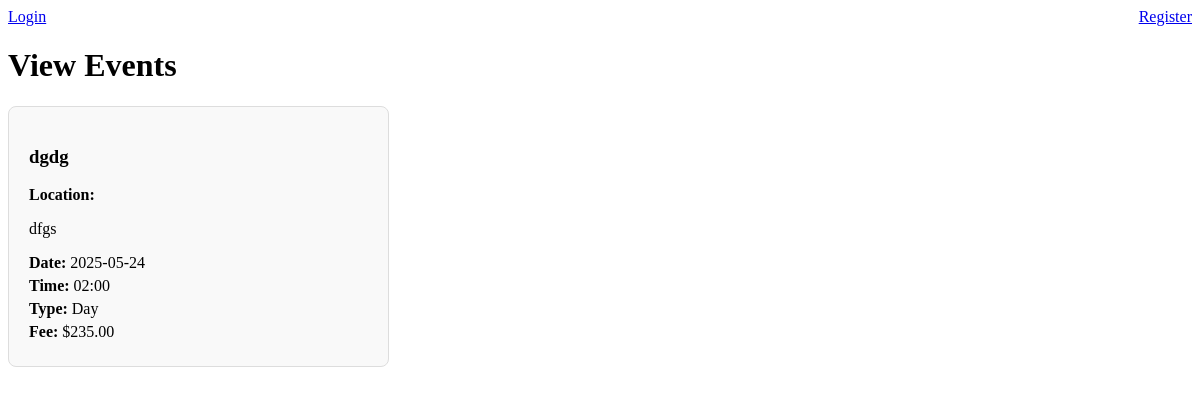
/, run on an earlier commit of the app's database.
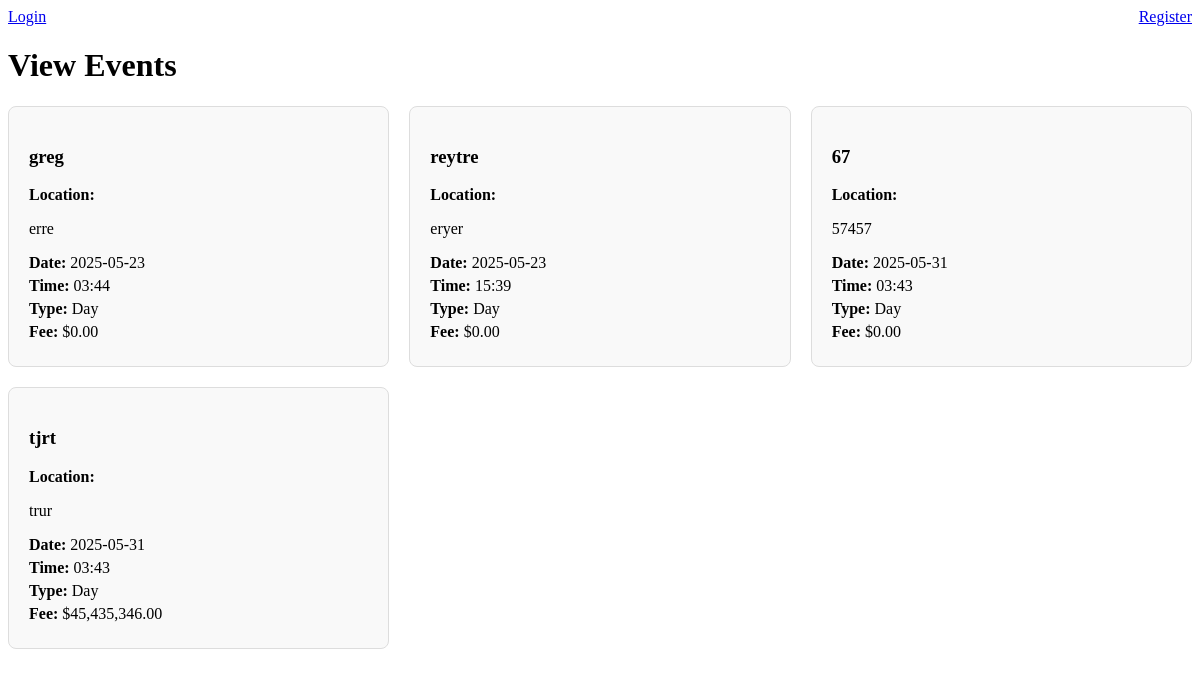
And on a later commit of the database.
### tables this page shows
CREATE TABLE event (
                id INTEGER PRIMARY KEY AUTOINCREMENT,
                title TEXT NOT NULL,
                description TEXT,
                date TEXT NOT NULL,
                time TEXT NOT NULL,
                day_night TEXT NOT NULL,
                fee REAL
            );

### app.py (the view)
@app.route('/')
def index():
    conn = get_db()
    events = conn.execute('SELECT * FROM event ORDER BY date, time').fetchall()
    conn.close()
    return render_template('index.html', events=events)

### app.py (called while the page is built)
def get_db():
    conn = sqlite3.connect(DATABASE)
    conn.row_factory = sqlite3.Row
    return conn

@app.before_request
def before_request():
    if not Path(DATABASE).exists():
        init_db()
        logger.info("Database initialized on first request")

### templates/index.html (shortened to what this page needs)
<!DOCTYPE html>
<html lang="en">
<head>
    <link rel="stylesheet" href="https://cdn.jsdelivr.net/npm/water.css@2/out/water.css">
</head>
<body>
    <div class="nav-container">
        <div class="nav-left">
            {% if session.get('user_id') %}
                {% if session.get('is_promoter') %}
                    <a href="/promoter">Promoter Dashboard</a> |
                {% endif %}
                <a href="/logout">Logout</a>
            {% else %}
                <a href="/login">Login</a>
            {% endif %}
        </div>
        <div class="nav-right">
            {% if not session.get('user_id') %}
                <a href="/register">Register</a>
            {% endif %}
        </div>
    </div>
    <h1>View Events</h1>
    {% if events %}
        <div class="events-grid">
            {% for event in events %}
                <div class="event-card">
                    <div class="event-content">
                        <h3>{{ event.title }}</h3>
                        <p><strong>Location:</strong> {{ event.location }}</p>
                        <p>{{ event.description }}</p>
                        <div class="event-details">
                            <p><strong>Date:</strong> {{ event.date }}</p>
                            <p><strong>Time:</strong> {{ event.time }}</p>
                            <p><strong>Type:</strong> {{ event.day_night|title }}</p>
                            <p><strong>Fee:</strong> {% if event.fee %}${{ "{:,.2f}".format(event.fee|float) }}{% else %}Free{% endif %}</p>
                        </div>
                    </div>
                </div>
            {% endfor %}
        </div>
    {% else %}
        <p>No events scheduled at the moment.</p>
    {% endif %}
</body>
</html>

What changed in the data, as far as the page shows it:
removed event: title "dgdg", description "dfgs", date "2025-05-24", time "02:00", day_night "Day", fee "235.00"
added event: title "greg", description "erre", date "2025-05-23", time "03:44", day_night "Day", fee "0.00"
added event: title "reytre", description "eryer", date "2025-05-23", time "15:39", day_night "Day", fee "0.00"
added event: title "67", description "57457", date "2025-05-31", time "03:43", day_night "Day", fee "0.00"
added event: title "tjrt", description "trur", date "2025-05-31", time "03:43", day_night "Day", fee "45,435,346.00"
